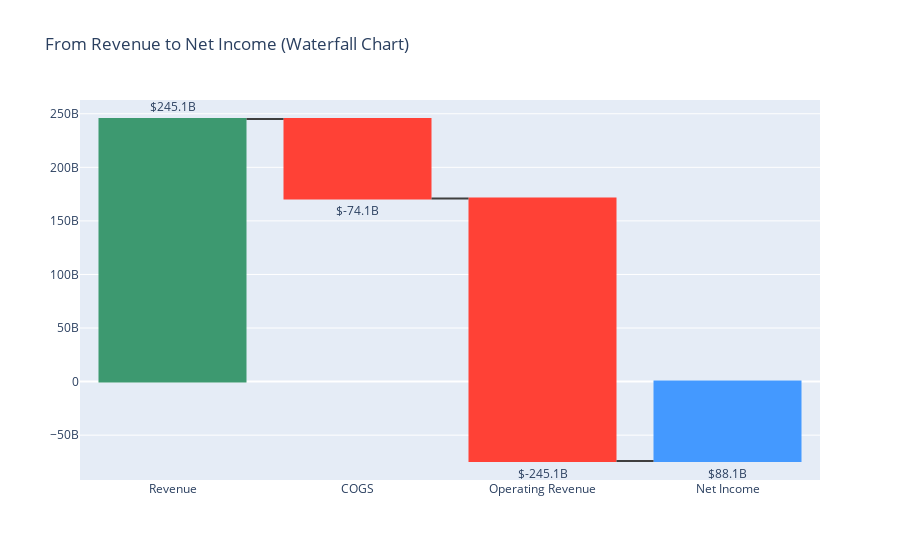
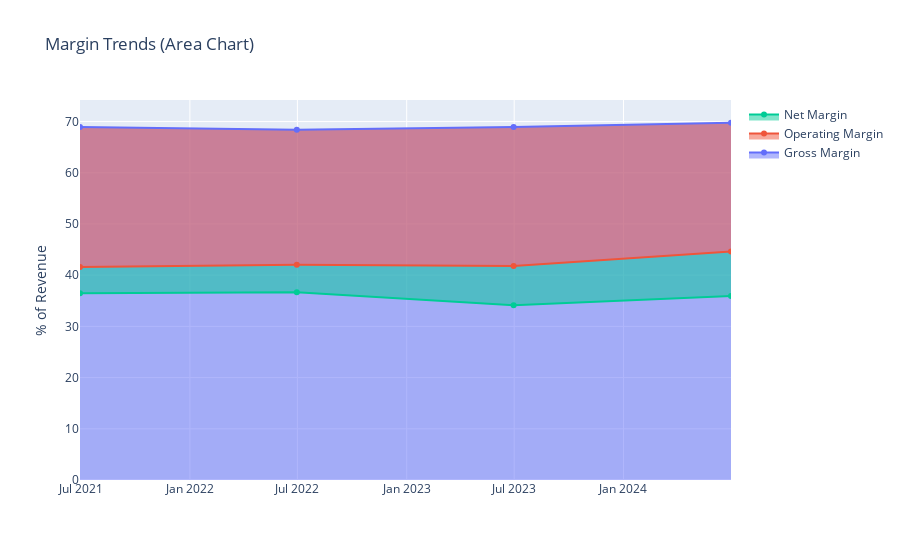
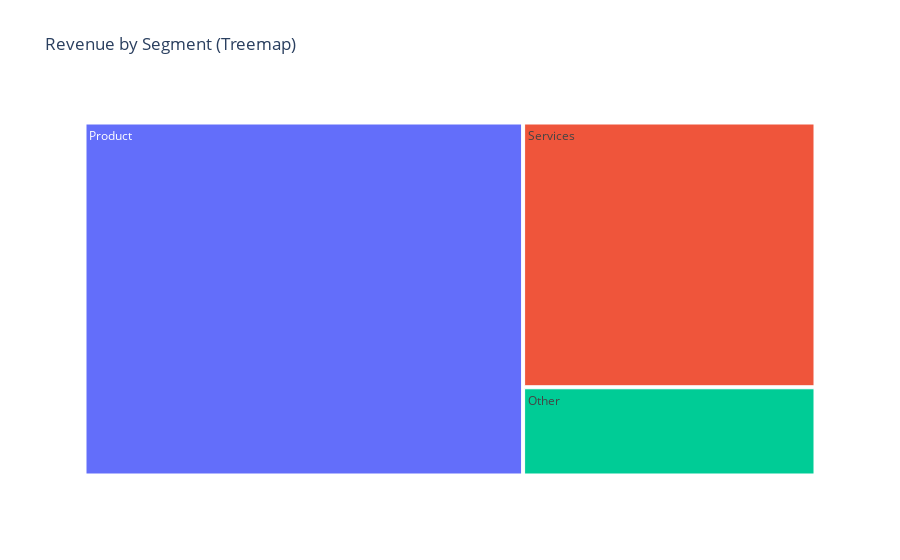
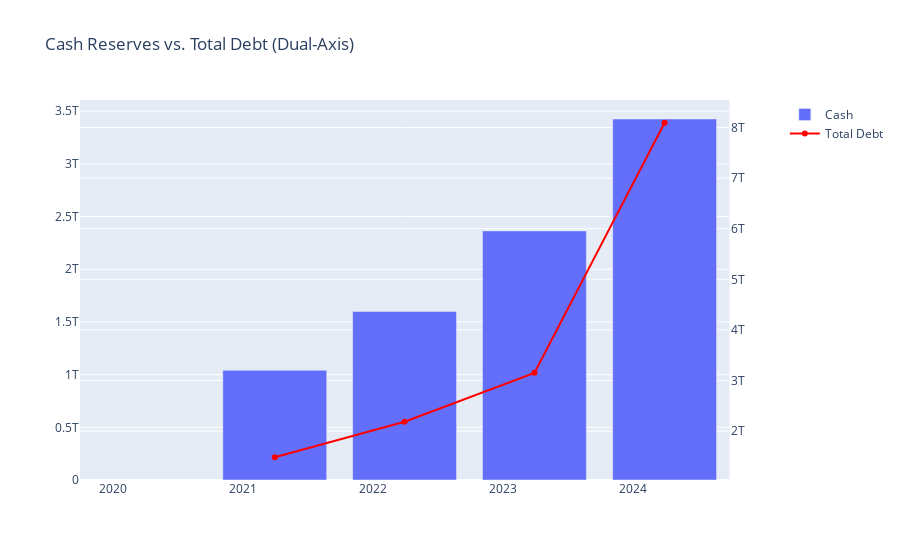

Notebook code for these charts, in order:
### Code cell
import yfinance as yf
import plotly.graph_objects as go
from plotly.subplots import make_subplots
import matplotlib.pyplot as plt
import seaborn as sns
import pandas as pd

# Fetch data for a company (e.g., Microsoft)
ticker = "HDB"
company = yf.Ticker(ticker)

# Fetch financial data
income_stmt = company.income_stmt.T
balance_sheet = company.balance_sheet.T
cash_flow = company.cash_flow.T
info = company.info



# Market Cap Treemap (Revenue by Segment - Hypothetical)
# Note: Replace with actual segment data if available
segments = {
    'Product': 0.6,  # Example: 60% of revenue
    'Services': 0.3,
    'Other': 0.1
}
fig_treemap = go.Figure(go.Treemap(
    labels=list(segments.keys()),
    parents=[""]*len(segments),
    values=list(segments.values()),
    marker_colors=['#636EFA', '#EF553B', '#00CC96']
))
fig_treemap.update_layout(title="Revenue by Segment (Treemap)")

# --------------------------
# 3. Liquidity: Advanced
# --------------------------
# Cash vs. Debt Over Time (Dual-Axis Plot)
fig_cash_debt = make_subplots(specs=[[{"secondary_y": True}]])
fig_cash_debt.add_trace(
    go.Bar(x=balance_sheet.index, y=balance_sheet['Cash And Cash Equivalents'], name="Cash"),
    secondary_y=False
)
fig_cash_debt.add_trace(
    go.Scatter(x=balance_sheet.index, y=balance_sheet['Total Debt'], name="Total Debt", line=dict(color='red')),
    secondary_y=True
)
fig_cash_debt.update_layout(title="Cash Reserves vs. Total Debt (Dual-Axis)")

# --------------------------
# 4. Debt: Advanced
# --------------------------
# Debt Composition (Stacked Bar)
debt_short = balance_sheet['Current Debt']
debt_long = balance_sheet['Long Term Debt'] - balance_sheet['Current Debt']

fig_debt_stack = go.Figure()
fig_debt_stack.add_trace(go.Bar(
    x=balance_sheet.index, y=debt_short, name="Short-Term Debt"
))
fig_debt_stack.add_trace(go.Bar(
    x=balance_sheet.index, y=debt_long, name="Long-Term Debt"
))
fig_debt_stack.update_layout(barmode='stack', title="Debt Composition (Stacked Bar)")


# --------------------------
# 6. Stock Performance & Risk
# --------------------------
# Bollinger Bands for Volatility
stock_data = company.history(period="1y")
stock_data['MA20'] = stock_data['Close'].rolling(20).mean()
stock_data['Upper'] = stock_data['MA20'] + 2*stock_data['Close'].rolling(20).std()
stock_data['Lower'] = stock_data['MA20'] - 2*stock_data['Close'].rolling(20).std()

fig_bollinger = go.Figure()
fig_bollinger.add_trace(go.Scatter(x=stock_data.index, y=stock_data['Upper'], name="Upper Band"))
fig_bollinger.add_trace(go.Scatter(x=stock_data.index, y=stock_data['MA20'], name="20-Day MA"))
fig_bollinger.add_trace(go.Scatter(x=stock_data.index, y=stock_data['Lower'], name="Lower Band"))
fig_bollinger.add_trace(go.Candlestick(
    x=stock_data.index,
    open=stock_data['Open'],
    high=stock_data['High'],
    low=stock_data['Low'],
    close=stock_data['Close'],
    name="Price"
))
fig_bollinger.update_layout(title="Bollinger Bands (Volatility Analysis)")

# --------------------------
# Display All Visualizations
# --------------------------
fig_waterfall.show()
fig_margins.show()
fig_treemap.show()
fig_cash_debt.show()
fig_debt_stack.show()
fig_bollinger.show()

### Figure 1 — Plotly figure (JSON) as saved in the notebook; plotly's stock layout.template omitted (floating-point values rounded to 4 significant figures)
{"data": [{"connector": {"line": {"color": "rgb(63, 63, 63)"}}, "measure": ["relative", "relative", "relative", "total"], "name": "Profitability", "orientation": "v", "text": ["$245.1B", "$-74.1B", "$-245.1B", "$88.1B"], "textposition": "outside", "type": "waterfall", "x": ["Revenue", "COGS", "Operating Revenue", "Net Income"], "y": [245122000000, -74114000000, -245122000000, 88136000000]}], "layout": {"title": {"text": "From Revenue to Net Income (Waterfall Chart)"}}}

### Figure 2 — Plotly figure (JSON) as saved in the notebook; plotly's stock layout.template omitted (floating-point values rounded to 4 significant figures)
{"data": [{"fill": "tozeroy", "name": "Gross Margin", "type": "scatter", "x": ["2024-06-30T00:00:00", "2023-06-30T00:00:00", "2022-06-30T00:00:00", "2021-06-30T00:00:00"], "y": [69.76, 68.92, 68.4, 68.93]}, {"fill": "tonexty", "name": "Operating Margin", "type": "scatter", "x": ["2024-06-30T00:00:00", "2023-06-30T00:00:00", "2022-06-30T00:00:00", "2021-06-30T00:00:00"], "y": [44.64, 41.77, 42.06, 41.59]}, {"fill": "tonexty", "name": "Net Margin", "type": "scatter", "x": ["2024-06-30T00:00:00", "2023-06-30T00:00:00", "2022-06-30T00:00:00", "2021-06-30T00:00:00"], "y": [35.96, 34.15, 36.69, 36.45]}], "layout": {"title": {"text": "Margin Trends (Area Chart)"}, "yaxis": {"title": {"text": "% of Revenue"}}}}

### Figure 3 — Plotly figure (JSON) as saved in the notebook; plotly's stock layout.template omitted (floating-point values rounded to 4 significant figures)
{"data": [{"labels": ["Product", "Services", "Other"], "marker": {"colors": ["#636EFA", "#EF553B", "#00CC96"]}, "parents": ["", "", ""], "type": "treemap", "values": [0.6, 0.3, 0.1]}], "layout": {"title": {"text": "Revenue by Segment (Treemap)"}}}

### Figure 4 — Plotly figure (JSON) as saved in the notebook; plotly's stock layout.template omitted (floating-point values rounded to 4 significant figures)
{"data": [{"name": "Cash", "type": "bar", "x": ["2024-03-31T00:00:00", "2023-03-31T00:00:00", "2022-03-31T00:00:00", "2021-03-31T00:00:00", "2020-03-31T00:00:00"], "xaxis": "x", "y": [3425973300000, 2363920200000, 1599220700000, 1041382800000, null], "yaxis": "y"}, {"line": {"color": "red"}, "name": "Total Debt", "type": "scatter", "x": ["2024-03-31T00:00:00", "2023-03-31T00:00:00", "2022-03-31T00:00:00", "2021-03-31T00:00:00", "2020-03-31T00:00:00"], "xaxis": "x", "y": [8093552100000, 3151792800000, 2186639000000, 1484444300000, null], "yaxis": "y2"}], "layout": {"title": {"text": "Cash Reserves vs. Total Debt (Dual-Axis)"}, "xaxis": {"anchor": "y", "domain": [0, 0.94]}, "yaxis": {"anchor": "x", "domain": [0, 1]}, "yaxis2": {"anchor": "x", "overlaying": "y", "side": "right"}}}
